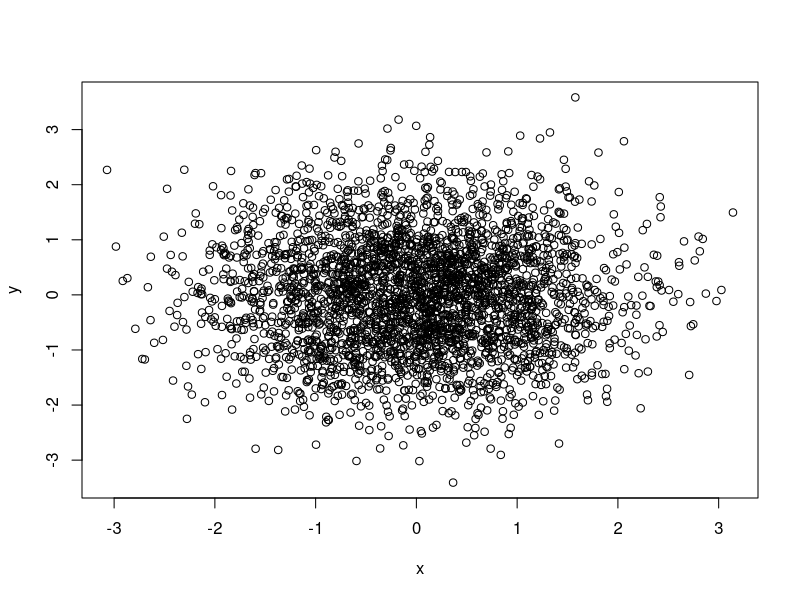
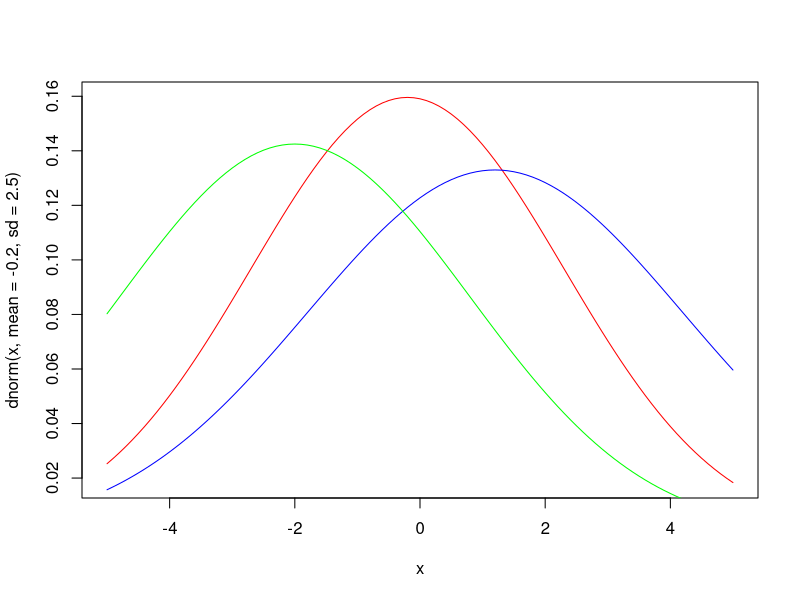
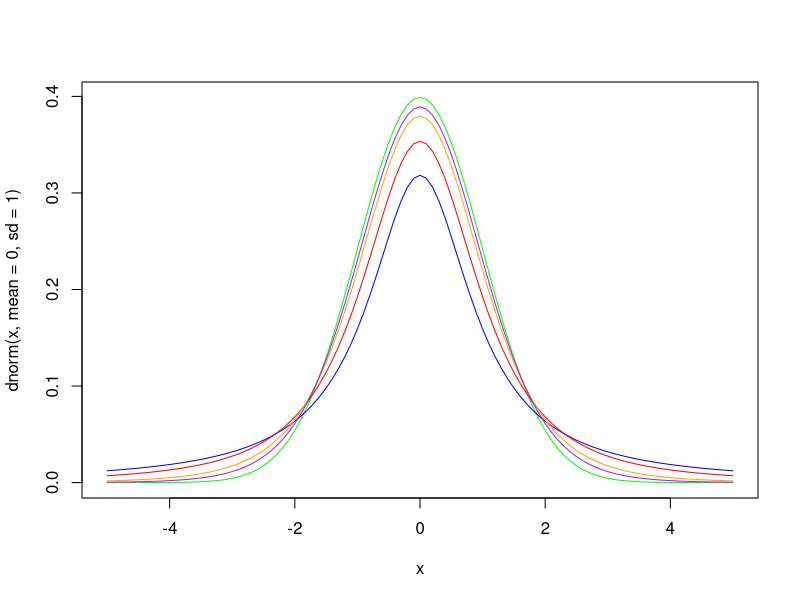
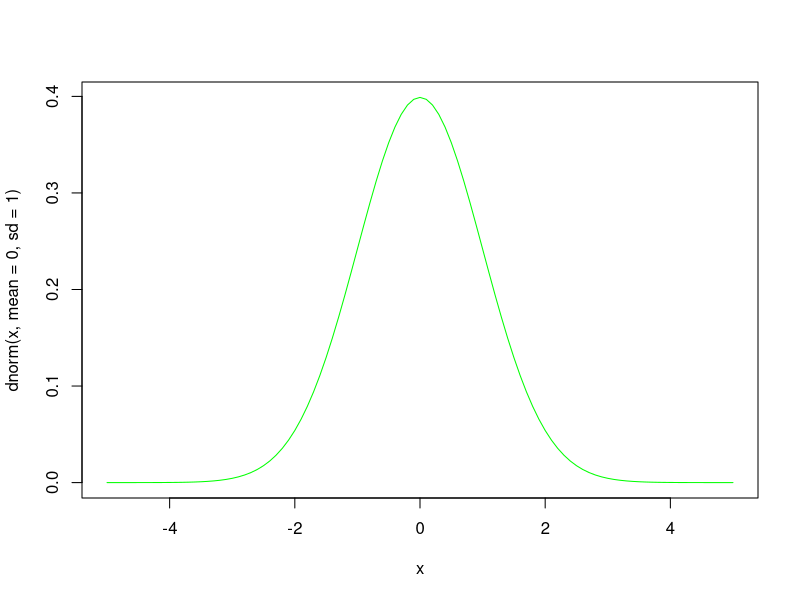
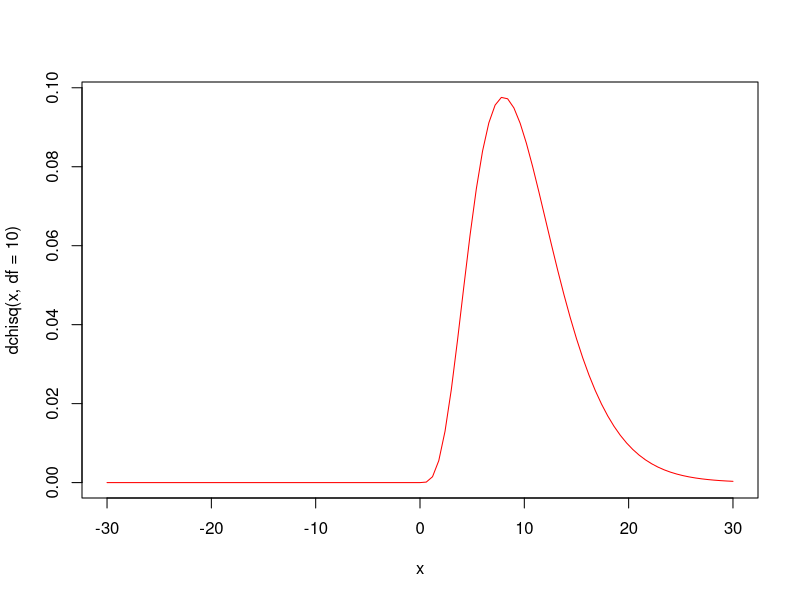
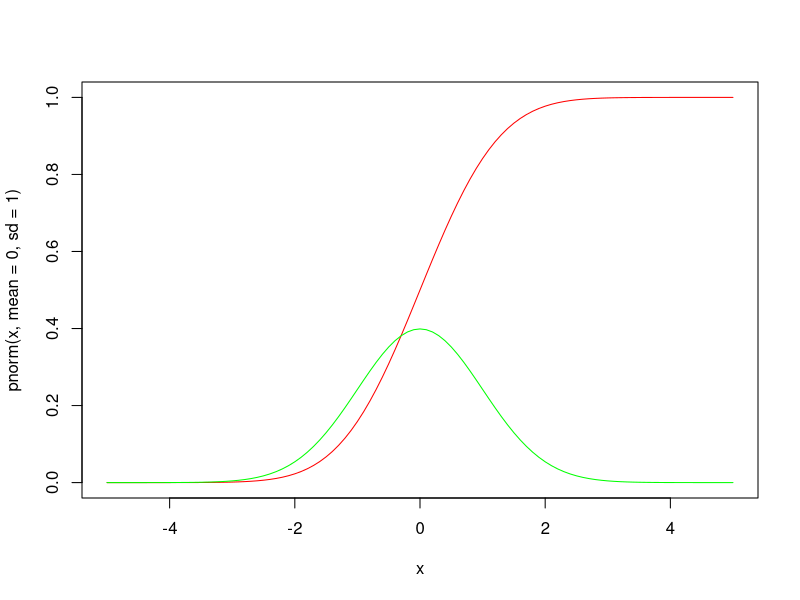

Source code (R) for these figures, in order: (Note: this script raises an error after producing the figures.)
x <- rnorm(3000); y <-rnorm(3000)
plot(x,y)

#課題1
curve(dnorm(x, mean=-0.2, sd=2.5), from=-5, to=5,col="red")
curve(dnorm(x, mean=1.2, sd=3), from=-5, to=5, col="blue", add=TRUE)
curve(dnorm(x, mean=-2, sd=2.8), from=-5, to=5, col="green", add=TRUE)


#課題2
curve(dnorm(x, mean=0, sd=1), from=-5, to=5, col="green")#標準正規分布
curve(dt(x, 1), from=-5, to=5, col="blue", add=TRUE)#自由分布
curve(dt(x, 2), from=-5, to=5, col="red", add=TRUE)
curve(dt(x, 5), from=-5, to=5, col="orange", add=TRUE)
curve(dt(x, 10), from=-5, to=5, col="purple", add=TRUE)


#課題3
curve(dnorm(x, mean=0, sd=1), from=-5, to=5, col="green")
qnorm(0.025, mean=0, sd=1)
qnorm(0.005, mean=0, sd=1)
qnorm(0.975, mean=0, sd=1)
qnorm(0.995, mean=0, sd=1)

#出力
#Browse[2]> qnorm(0.025, mean=0, sd=1)
#[1] -1.959964
#Browse[2]> qnorm(0.005, mean=0, sd=1)
#[1] -2.575829
#Browse[2]> qnorm(0.975, mean=0, sd=1)
#[1] 1.959964
#Browse[2]> qnorm(0.995, mean=0, sd=1)
#[1] 2.575829


#課題4
curve(dchisq(x, df=10), from=-30, to=30, col="red")
qchisq(0.975, df=10)
qchisq(0.975, df=10, lower=FALSE)



curve(pnorm(x, mean=0, sd=1), from=-5, to=5, col="red")#標準正規分布の累積確率分布
curve(dnorm(x, mean=0, sd=1), from=-5, to=5, col="green", add=TRUE)#標準正規分布
curve(dchiqs(x, df=10, ncp=1), from=-5, to=5, col="green", add=TRUE)#カイ二乗分布


#課題5
samples <- rnorm(100000)
#hist(samples, breaks=seq(-5, 5, length=101))
hist(samples, breaks=seq(-5, 5, length=101),freq=FALSE)
curve(dnorm(x, mean=0, sd=1), from=-5, to=5, col="green", add=TRUE)#標準正規分布


a <- rnorm(100000, mean=-1, sd=1)
b <- rnorm(100000, mean=3, sd=sqrt(2))
add <- a+b
#hist(add, breaks=seq(-5, 5, length=101),freq=FALSE)
hist(add, breaks=seq(-30, 30, length=101),freq=FALSE, col="red")

samples <- rnorm(100000)
hist(samples, breaks=seq(-10, 10, length=101),freq=FALSE)
curve(dnorm(x, mean=2, sd=sqrt(3)), from=-10, to=10, col="blue", add=TRUE)

add <- a - b/2
hist(add, breaks=seq(-10, 10, length=101),freq=FALSE)
curve(dnorm(x, mean=2, sd=sqrt(3)), from=-10, to=10, col="red", add=TRUE)
curve(dnorm(x, mean=1.2, sd=sqrt(3)), from=-10, to=10, col="red", add=TRUE)
curve(dnorm(x, mean=1, sd=sqrt(1/4)), from=-10, to=10, col="red", add=TRUE)


a <- rchisq(10000, dr=3)
b <- rchisq(10000, dr=5)
add <- a+b
hist(add, breaks=seq(-10, 10, length=101),freq=FALSE)






